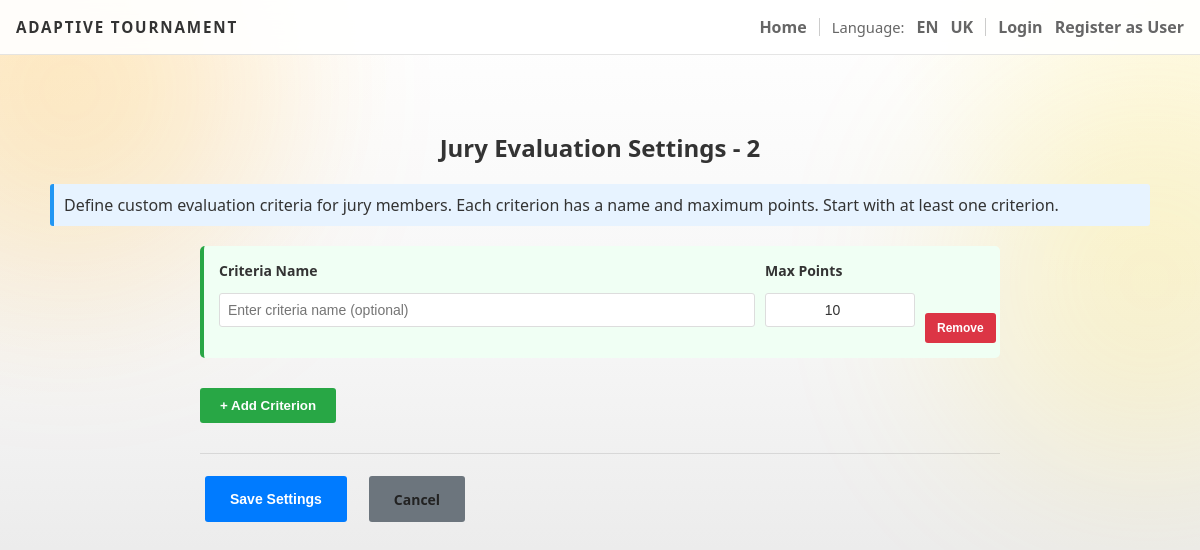
Page /admin/tournament/2/evaluation-settings on the earlier database version.
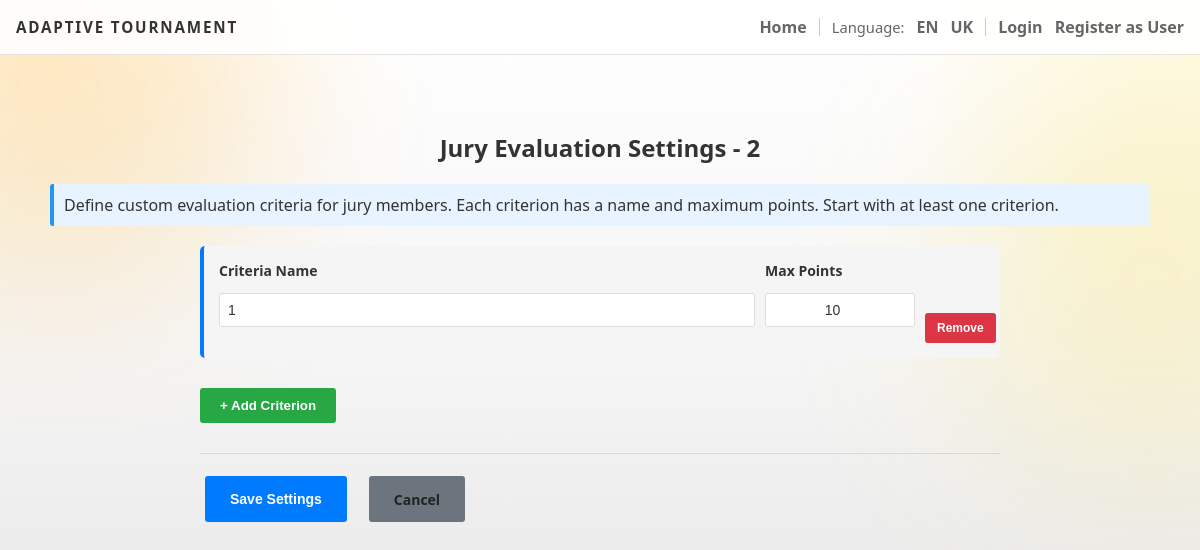
Same page on the later database version.
### backend/models.py (models this page shows)
class EvaluationCriteria(db.Model):
    id = db.Column(db.Integer, primary_key=True)
    tournament_id = db.Column(db.Integer, db.ForeignKey('tournament.id'), nullable=False)
    tournament = db.relationship('Tournament', backref='evaluation_criteria', lazy=True)
    name = db.Column(db.String(200))
    max_points = db.Column(db.Integer, default=10)
    order = db.Column(db.Integer, default=0)

### backend/admin.py (the view, shortened to what this page needs)
def admin_tournament_evaluation_settings(tid):
    tournament = Tournament.query.get_or_404(tid)
    criteria = EvaluationCriteria.query.filter_by(tournament_id=tournament.id).order_by(EvaluationCriteria.order).all()
    return render_template('admin_evaluation_settings.html', tournament=tournament, criteria=criteria)

### backend/app.py (called while the page is built)
@app.context_processor
def inject_user_processor():
    return inject_user()

@app.context_processor
def translation_processor():
    return translation()

### backend/app_helpers.py (called while the page is built)
def get_current_user():
    uid = session.get('user_id')
    if uid:
        return db.session.get(User, uid)
    return None

def inject_user():
    return {'get_current_user': get_current_user}

def translation():
    lang = session.get('language', 'en')
    def t(key, **kwargs):
        return get_text(key, lang, **kwargs)
    return {
        't': t,
        'lang': lang,
        'supported_languages': list(TRANSLATIONS.keys())
    }

### backend/translations.py (called while the page is built)
def get_text(key, lang='en', **kwargs):
    if lang not in TRANSLATIONS:
        lang = 'en'
    text = TRANSLATIONS[lang].get(key, TRANSLATIONS['en'].get(key, key))
    if kwargs:
        try:
            return text.format(**kwargs)
        except Exception:
            return text
    return text

### templates/admin_evaluation_settings.html (shortened to what this page needs)
{% extends 'base.html' %}
{% block head %}
  <link rel="stylesheet" href="/static/css/admin.css">
{% endblock %}
{% block content %}
<div class="admin-page">
  <h2 class="page-title">{{ t('jury_evaluation_settings') }} - {{ tournament.name }}</h2>
  <div class="info-text">
    {{ t('jury_criteria_help_text') }}
  </div>
  <form method="POST" class="evaluation-criteria-container">
    <div id="criteria-list">
      {% if criteria %}
        {% for criterion in criteria %}
          <div class="criteria-item existing-criteria" data-id="{{ criterion.id }}">
            <div class="criteria-row">
              <div>
                <div class="label-inline">{{ t('criteria_name') }}</div>
                <input type="text" name="criteria_name[]" value="{{ criterion.name or '' }}" placeholder="{{ t('enter_criteria_name') }}">
              </div>
              <div>
                <div class="label-inline">{{ t('max_points') }}</div>
                <input type="number" name="criteria_points[]" value="{{ criterion.max_points or 10 }}" min="1" max="100">
              </div>
              <div>
                <button type="button" class="btn-remove" onclick="markForDelete(this);">{{ t('remove') }}</button>
              </div>
            </div>
          </div>
        {% endfor %}
      {% else %}
        <div class="criteria-item new">
          <div class="criteria-row">
            <div>
              <div class="label-inline">{{ t('criteria_name') }}</div>
              <input type="text" name="new_criteria_name_0" value="" placeholder="{{ t('enter_criteria_name') }}">
            </div>
            <div>
              <div class="label-inline">{{ t('max_points') }}</div>
              <input type="number" name="new_criteria_points_0" value="10" min="1" max="100">
            </div>
            <div>
              <button type="button" class="btn-remove" onclick="this.closest('.criteria-item').remove();">{{ t('remove') }}</button>
            </div>
          </div>
        </div>
      {% endif %}
    </div>
    <button type="button" class="btn-add" onclick="addCriteria()">+ {{ t('add_criterion') }}</button>
    <div class="form-actions">
      <button type="submit" class="submit-btn">{{ t('save_settings') }}</button>
      <a href="{{ url_for('admin_tournaments') }}" class="secondary-btn">{{ t('cancel') }}</a>
    </div>
  </form>
</div>
{% endblock %}

Differences in the rows shown:
added EvaluationCriteria: t "Criteria Name", name "1", t "Max Points", max_points "10", t "Remove"
Other differences:
{{ t('criteria_name') }}: "Criteria Name" → (not shown)
form field new_criteria_name_0: "Enter criteria name (optional)" → (not shown)
{{ t('max_points') }}: "Max Points" → (not shown)
form field new_criteria_points_0: "10" → (not shown)
{{ t('remove') }}: "Remove" → (not shown)
